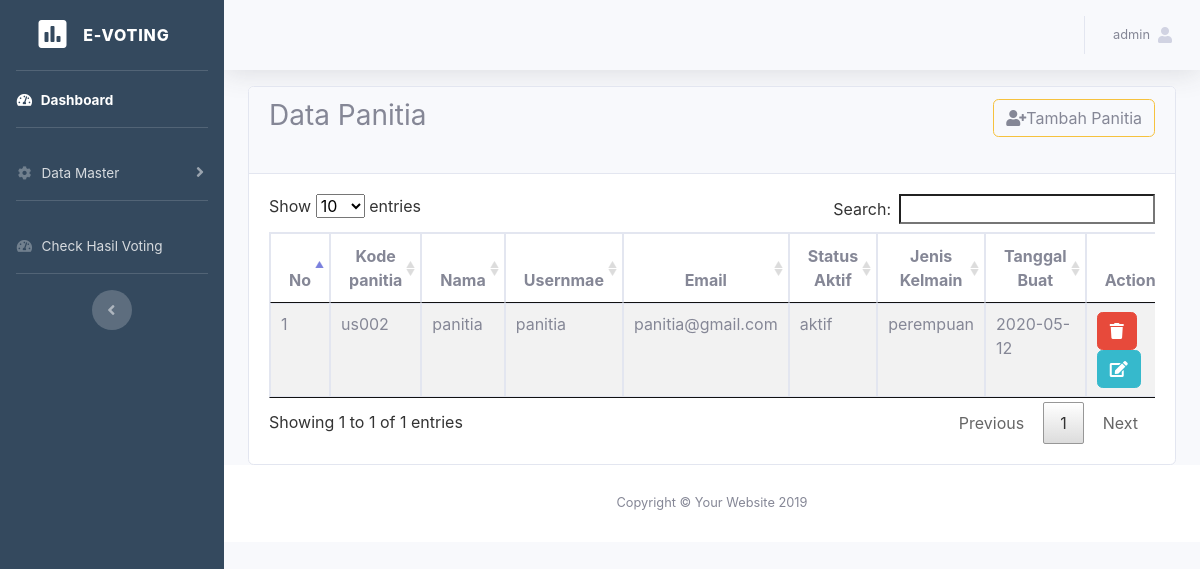
Screenshot of /panitia/data_panitia.php (signed in) with the database file from the repository.
### tables this page shows
CREATE TABLE `tb_user` (
  `id` int(11) NOT NULL,
  `kode_user` varchar(50) NOT NULL,
  `nama` varchar(50) NOT NULL,
  `username` varchar(100) NOT NULL,
  `password` varchar(100) NOT NULL,
  `email` varchar(50) NOT NULL,
  `status_aktif` enum('aktif','tidak') NOT NULL,
  `tanggal_buat` date NOT NULL,
  `role` enum('panitia','admin') NOT NULL,
  `jenis_kelamin` varchar(50) NOT NULL
);

### panitia/data_panitia.php (the view, shortened to what this page needs)
<?php include'templet/header.php' ?>
<?php include'templet/topbar.php' ?>
<?php
if(!isset($_SESSION['username'])){
 echo "<script> document.location.href='../index.php'</script>";
}else{
  ?>
  <div class="container-fluid">
    <div class="card">
     <div class="card-header">
      <h3 style="float:left">Data Panitia</h3>
      <a style="float: right" type="button" class="btn btn-outline-warning mb-4" data-toggle="modal" data-target="#modal-tambah-panitia" ><i class="fas fa-user-plus"></i>Tambah Panitia</a>
    </div>
    <div class="card-body">
      <div class="table-responsive">
        <table class="table table-hover table-bordered table-striped" id="datatable" style="width:100%">
          <thead>
            <tr>
              <th width="5%">No</th>
              <th class="text-center">Kode panitia</th>
              <th class="text-center">Nama</th>
              <th class="text-center">Usernmae</th>
              <th class="text-center">Email</th>
              <th class="text-center">Status Aktif</th>
              <th class="text-center">Jenis Kelmain</th>
              <th class="text-center">Tanggal Buat</th>
              <th width="15%">Action</th>
            </tr>
          </thead>
          <tbody>
            <?php
            include '../koneksi.php';
            $no = 1;
            $query = mysqli_query($koneksi, "SELECT * FROM tb_user WHERE role='panitia'");
            while ($data = mysqli_fetch_array($query)) {
             ?>
             <tr>
               <td><?php echo $no++ ?></td>
               <td><?php echo $data['kode_user'] ?></td>
               <td><?php echo $data['nama'] ?></td>
               <td><?php echo $data['username'] ?></td>
               <td><?php echo $data['email'] ?></td>
               <td><?php echo $data['status_aktif'] ?></td>
               <td><?php echo $data['jenis_kelamin'] ?></td>
               <td><?php echo $data['tanggal_buat'] ?></td>
               <td>
                <a class="btn btn-danger" onclick="return confirm('Yakin mau hapus ?')" href="aksi_hapus.php?id=<?php echo $data['id'] ?>&hapus=data_panitia"><i class="fa fa-trash"></i></a>
                <button data-id="<?php echo $data['id'] ?>" id="tombol-editpanitia" class="btn btn-info"><i class="fa fa-edit"></i></button>
              </td>
            </tr>
          <?php } ?>
        </tbody>
      </table>
    </div>
  </div>
</div>
</div>
<?php include'templet/footer.php' ?>
<?php } ?>

### rows the page displays
tb_user: kode_user "us002", nama "panitia", username "panitia", email "panitia@gmail.com", status_aktif "aktif", jenis_kelamin "perempuan", tanggal_buat "2020-05-12"

### other values shown
$_SESSION['username'] "admin"
